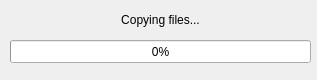
<?xml version="1.0" encoding="UTF-8"?>
<ui version="4.0">
 <class>ProgressDialog</class>
 <widget class="QDialog" name="ProgressDialog">
  <property name="geometry">
   <rect>
    <x>0</x>
    <y>0</y>
    <width>317</width>
    <height>80</height>
   </rect>
  </property>
  <property name="windowTitle">
   <string>Copying</string>
  </property>
  <widget class="QProgressBar" name="progressBar">
   <property name="geometry">
    <rect>
     <x>10</x>
     <y>40</y>
     <width>301</width>
     <height>23</height>
    </rect>
   </property>
   <property name="value">
    <number>0</number>
   </property>
  </widget>
  <widget class="QLabel" name="label">
   <property name="geometry">
    <rect>
     <x>10</x>
     <y>10</y>
     <width>301</width>
     <height>20</height>
    </rect>
   </property>
   <property name="text">
    <string>Copying files...</string>
   </property>
   <property name="alignment">
    <set>Qt::AlignCenter</set>
   </property>
  </widget>
 </widget>
 <resources/>
 <connections/>
</ui>
